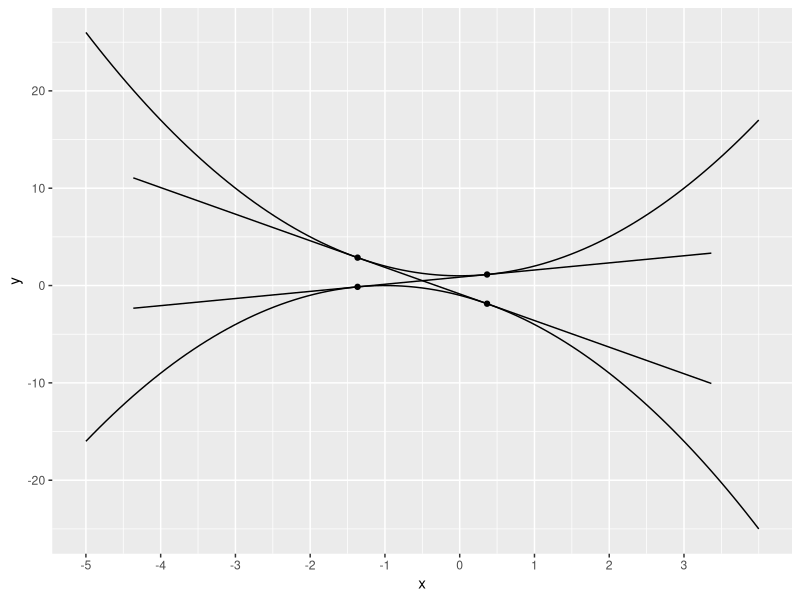
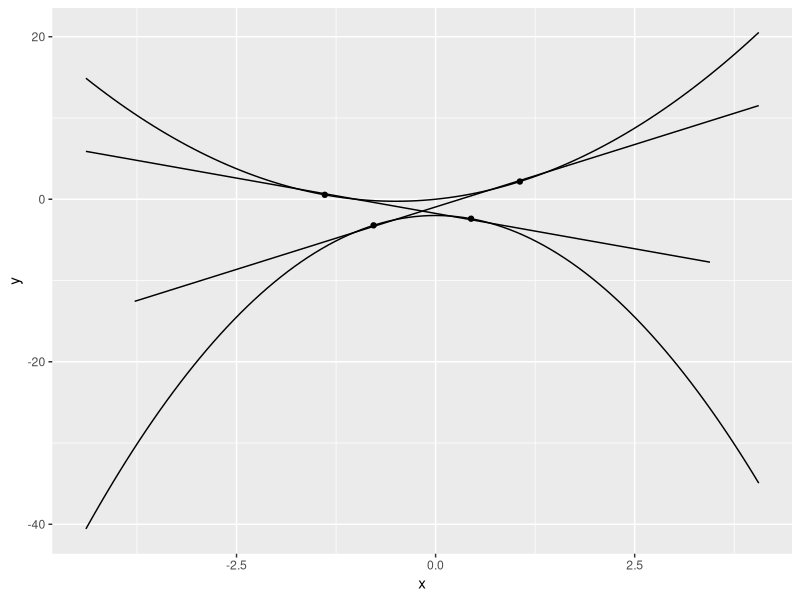

The R script that drew these images, in order:
## ---- chunk 1
knitr::opts_chunk$set(echo = TRUE)
library(ggplot2)
## ---- chunk 2
f <- function(x) x^2 + 1
fp <- function(x) 2*x
g <- function(x) -x^2 - 2*x - 1
gp <- function(x) -2*x - 2
p <- ggplot(data = data.frame(x = 0), mapping = aes(x = x)) +
  scale_x_continuous(breaks = seq(-5, 3), limits = c(-5, 4))

delta <- 3

x1 <- (-1 + sqrt(3))/2
x2 <- -x1 - 1
pts1 <- data.frame(x = c(x1, x2), y = c(f(x1), g(x2)))
m <- fp(x1)
line1 <- data.frame(x = c(x2 - delta, x1 + delta), y = c(g(x2) - m * delta, f(x1) + m * delta))

x1 <- (-1 - sqrt(3))/2
x2 <- -x1 - 1
pts2 <- data.frame(x = c(x2, x1), y = c(g(x2), f(x1)))
m <- fp(x1)
line2 <- data.frame(x = c(x1 - delta, x2 + delta), y = c(f(x1) - m * delta, g(x2) + m * delta))

p + stat_function(fun=f) + stat_function(fun=g) +
  geom_line(data=line1, aes(x=x, y=y)) +
  geom_line(data=line2, aes(x=x, y=y)) +
  geom_point(data=pts1, aes(x=x, y=y)) +
  geom_point(data=pts2, aes(x=x, y=y))
  

## ---- chunk 3
f <- function(x) x^2 + x
fp <- function(x) 2*x + 1
g <- function(x) -2*x^2 - 2
gp <- function(x) -4*x
p <- ggplot(data = data.frame(x = 0), mapping = aes(x = x))
delta <- 3

x1 <- -1/6 + sqrt(3/2)
x2 <- -(2*x1 + 1)/4
pts1 <- data.frame(x = c(x1, x2), y = c(f(x1), g(x2)))
m <- fp(x1)
line1 <- data.frame(x = c(x2 - delta, x1 + delta), y = c(g(x2) - m * delta, f(x1) + m * delta))

x1 <- -1/6 - sqrt(3/2)
x2 <- -(2*x1 + 1)/4
pts2 <- data.frame(x = c(x2, x1), y = c(g(x2), f(x1)))
m <- fp(x1)
line2 <- data.frame(x = c(x1 - delta, x2 + delta), y = c(f(x1) - m * delta, g(x2) + m * delta))

p + stat_function(fun=f) + stat_function(fun=g) +
  geom_line(data=line1, aes(x=x, y=y)) +
  geom_line(data=line2, aes(x=x, y=y)) +
  geom_point(data=pts1, aes(x=x, y=y)) +
  geom_point(data=pts2, aes(x=x, y=y))

